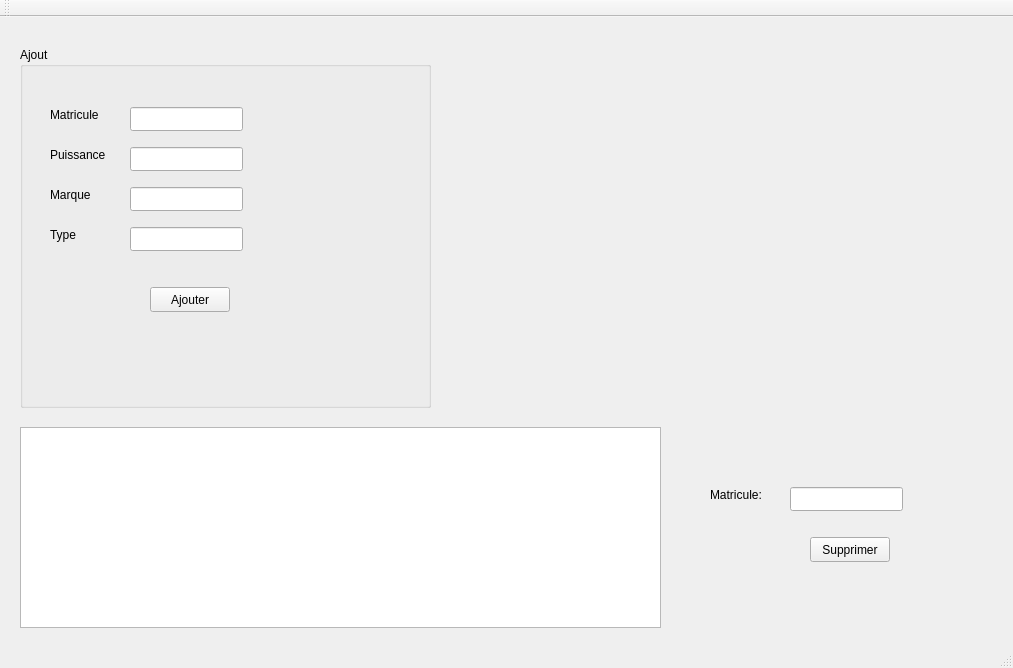
<?xml version="1.0" encoding="UTF-8"?>
<ui version="4.0">
 <class>MainWindow</class>
 <widget class="QMainWindow" name="MainWindow">
  <property name="geometry">
   <rect>
    <x>0</x>
    <y>0</y>
    <width>1013</width>
    <height>668</height>
   </rect>
  </property>
  <property name="windowTitle">
   <string>Gestion des Bus</string>
  </property>
  <widget class="QWidget" name="centralWidget">
   <widget class="QGroupBox" name="groupBox">
    <property name="geometry">
     <rect>
      <x>20</x>
      <y>30</y>
      <width>411</width>
      <height>361</height>
     </rect>
    </property>
    <property name="title">
     <string>Ajout</string>
    </property>
    <widget class="QLabel" name="label">
     <property name="geometry">
      <rect>
       <x>30</x>
       <y>60</y>
       <width>56</width>
       <height>16</height>
      </rect>
     </property>
     <property name="text">
      <string>Matricule</string>
     </property>
    </widget>
    <widget class="QLabel" name="label_2">
     <property name="geometry">
      <rect>
       <x>30</x>
       <y>100</y>
       <width>56</width>
       <height>16</height>
      </rect>
     </property>
     <property name="text">
      <string>Puissance</string>
     </property>
    </widget>
    <widget class="QLabel" name="label_3">
     <property name="geometry">
      <rect>
       <x>30</x>
       <y>140</y>
       <width>56</width>
       <height>16</height>
      </rect>
     </property>
     <property name="text">
      <string>Marque</string>
     </property>
    </widget>
    <widget class="QLabel" name="label_4">
     <property name="geometry">
      <rect>
       <x>30</x>
       <y>180</y>
       <width>56</width>
       <height>16</height>
      </rect>
     </property>
     <property name="text">
      <string>Type</string>
     </property>
    </widget>
    <widget class="QLineEdit" name="le_matricule">
     <property name="geometry">
      <rect>
       <x>110</x>
       <y>60</y>
       <width>113</width>
       <height>24</height>
      </rect>
     </property>
    </widget>
    <widget class="QLineEdit" name="le_puissance">
     <property name="geometry">
      <rect>
       <x>110</x>
       <y>100</y>
       <width>113</width>
       <height>24</height>
      </rect>
     </property>
    </widget>
    <widget class="QLineEdit" name="le_marque">
     <property name="geometry">
      <rect>
       <x>110</x>
       <y>140</y>
       <width>113</width>
       <height>24</height>
      </rect>
     </property>
    </widget>
    <widget class="QLineEdit" name="le_type">
     <property name="geometry">
      <rect>
       <x>110</x>
       <y>180</y>
       <width>113</width>
       <height>24</height>
      </rect>
     </property>
    </widget>
    <widget class="QPushButton" name="Button_Ajouter">
     <property name="geometry">
      <rect>
       <x>130</x>
       <y>240</y>
       <width>80</width>
       <height>25</height>
      </rect>
     </property>
     <property name="text">
      <string>Ajouter</string>
     </property>
    </widget>
   </widget>
   <widget class="QTableView" name="tab_Bus">
    <property name="geometry">
     <rect>
      <x>20</x>
      <y>410</y>
      <width>641</width>
      <height>201</height>
     </rect>
    </property>
   </widget>
   <widget class="QLabel" name="label_5">
    <property name="geometry">
     <rect>
      <x>710</x>
      <y>470</y>
      <width>56</width>
      <height>16</height>
     </rect>
    </property>
    <property name="text">
     <string>Matricule:</string>
    </property>
   </widget>
   <widget class="QLineEdit" name="le_mat_sup">
    <property name="geometry">
     <rect>
      <x>790</x>
      <y>470</y>
      <width>113</width>
      <height>24</height>
     </rect>
    </property>
   </widget>
   <widget class="QPushButton" name="ButtonSupprimer">
    <property name="geometry">
     <rect>
      <x>810</x>
      <y>520</y>
      <width>80</width>
      <height>25</height>
     </rect>
    </property>
    <property name="text">
     <string>Supprimer</string>
    </property>
   </widget>
  </widget>
  <widget class="QMenuBar" name="menuBar">
   <property name="geometry">
    <rect>
     <x>0</x>
     <y>0</y>
     <width>1013</width>
     <height>25</height>
    </rect>
   </property>
  </widget>
  <widget class="QToolBar" name="mainToolBar">
   <attribute name="toolBarArea">
    <enum>TopToolBarArea</enum>
   </attribute>
   <attribute name="toolBarBreak">
    <bool>false</bool>
   </attribute>
  </widget>
  <widget class="QStatusBar" name="statusBar"/>
 </widget>
 <layoutdefault spacing="6" margin="11"/>
 <resources/>
 <connections/>
</ui>
